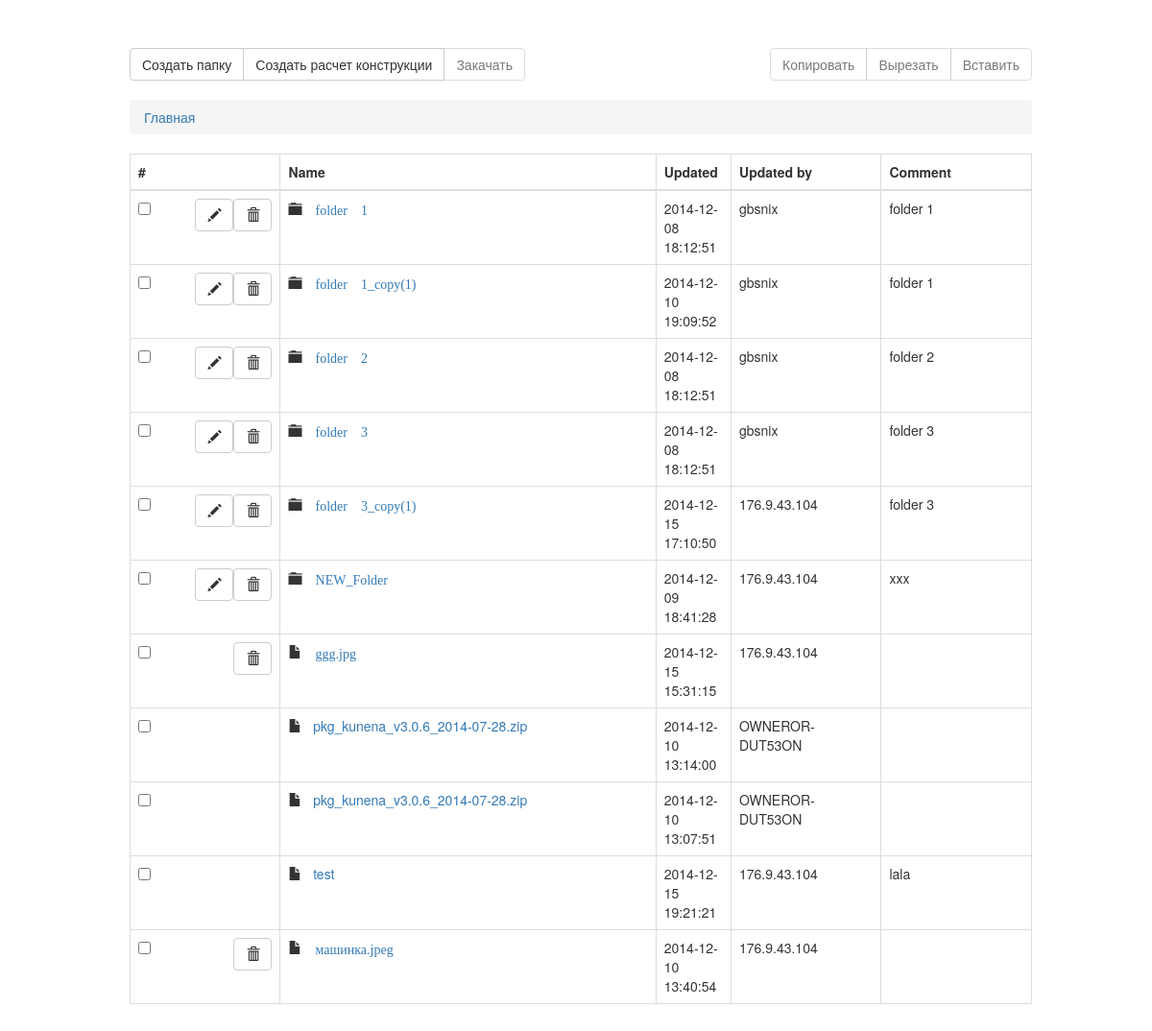
Before: / with the older database file.
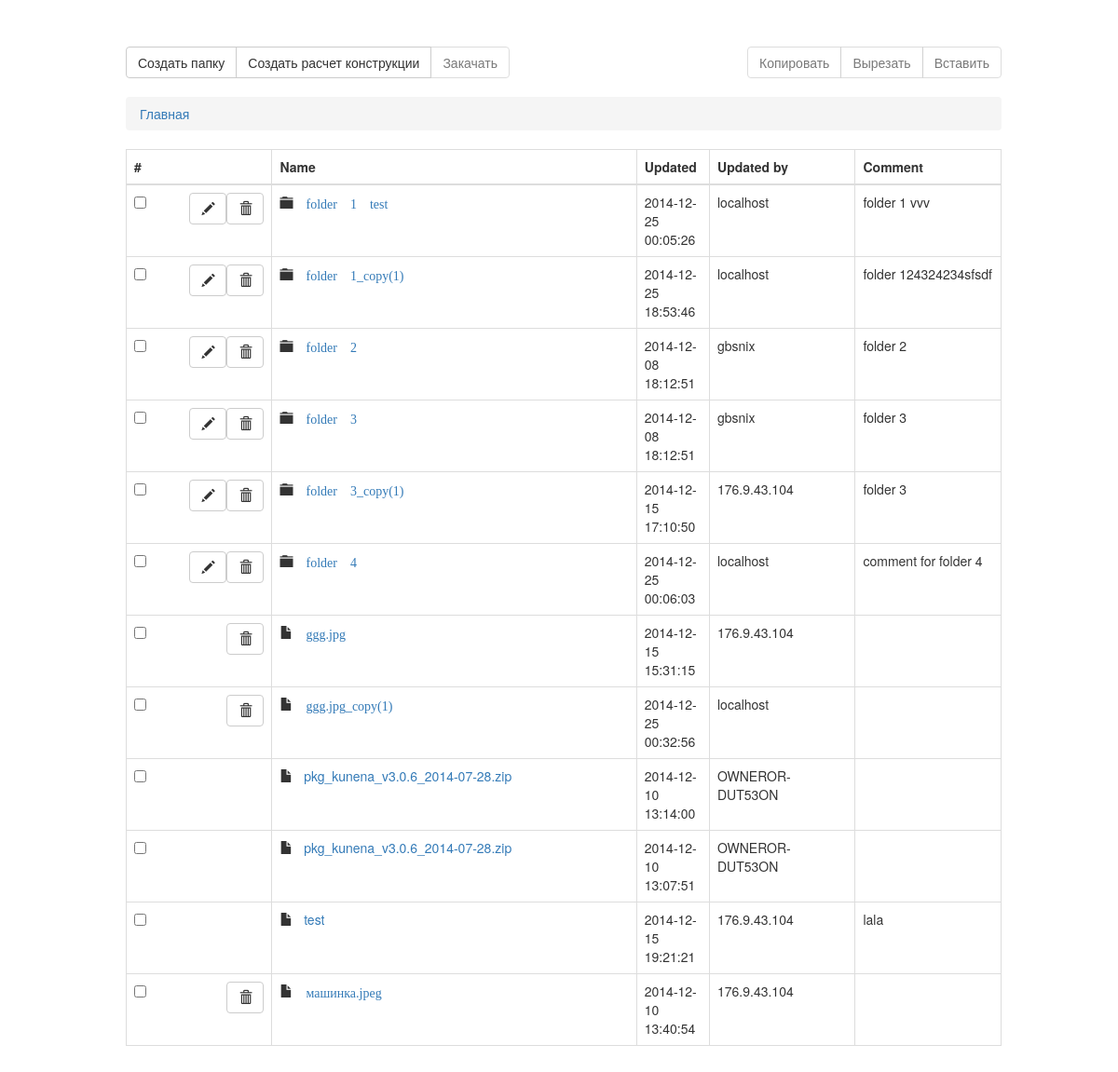
After: the same page with the newer database file.
### tables this page shows
CREATE TABLE `file` (
  `fileid` int(10) unsigned NOT NULL AUTO_INCREMENT,
  `filename` varchar(100) NOT NULL,
  `filetypeid` int(10) unsigned DEFAULT NULL,
  `isfolder` bit(1) NOT NULL DEFAULT b'0',
  `sortorder` int(10) unsigned NOT NULL DEFAULT '0',
  `isprotected` bit(1) NOT NULL DEFAULT b'0',
  `comment` varchar(1000) DEFAULT NULL,
  `rank` varchar(2000) DEFAULT NULL,
  `filestoragedescriptor` varchar(2000) DEFAULT NULL,
  `created` datetime NOT NULL,
  `createdby` varchar(50) NOT NULL COMMENT 'host name',
  `updated` datetime DEFAULT NULL,
  `updatedby` varchar(50) DEFAULT NULL COMMENT 'host name',
  PRIMARY KEY (`fileid`),
  KEY `fk_file_filetypeid_idx` (`filetypeid`),
  CONSTRAINT `fk_file_filetypeid` FOREIGN KEY (`filetypeid`) REFERENCES `filetype` (`filetypeid`) ON DELETE NO ACTION ON UPDATE NO ACTION
);

### scripts/db.php (called while the page is built, shortened)
<?php
$dbref = null;
function file_flat_view
(
	$ancestorid
)
{
	global $dbref;
	$recordset = null;
	$result = null;
	if (is_null($ancestorid))
	{
		$recordset = $dbref->query
		(
			'select t.fileid, t.filename, t.filetypeid, t.isfolder, t.sortorder, t.isprotected, t.comment, t.created,
				t.createdby,
				case when t.updated is null then t.created else t.updated end as updated,
				case when t.updatedby is null then t.createdby else t.updatedby end as updatedby,
				ft.*
			from filetreepath as c1
			join file t on t.fileid = c1.descendantid
			left outer join filetype as ft on t.filetypeid = ft.filetypeid
			where t.fileid not in
			(
			select t.fileid
			from filetreepath as c1
			join file t on t.fileid = c1.descendantid and c1.level > 0
			)
			order by t.isfolder desc, t.filename asc'
		);
	}
	while ( $data = $recordset->fetch_assoc() )
	{
		$result[] = $data;
	}
	return $result;
}
function file_get_breadcrumbs
(
	$fileid
)
{
	$result = null;
	return $result;
}

### index.php (the view, shortened to what this page needs)
<!doctype html>
<?php
      include_once ( 'scripts/db.php' );
      $path = "home";
      $locationId = Null;
      $result = file_flat_view($locationId);
      ?>
<html lang="en">
<head>
  <link href="libs/bootstrap/css/bootstrap.min.css" rel="stylesheet">
</head>
<body>
  <div class="content">
    <div class="toolbar">
      <div class="btn-group" role="group" aria-label="...">
        <button type="button" class="btn btn-default" data-toggle="modal" data-target="#dlgEditFolder" id="btnAddFolder" data-action="new">Создать папку</button>
        <button type="button" class="btn btn-default" id="btnAddDetail">Создать расчет конструкции</button>
        <button type="button" class="btn btn-default" id="btnUploadFile" disabled="disabled">Закачать</button>
      </div>
      <div class="btn-group pull-right" role="group" aria-label="...">
        <button type="button" class="btn btn-default" id="copybtn" disabled="disabled">Копировать</button>
        <button type="button" class="btn btn-default" id="cutbtn" disabled="disabled">Вырезать</button>
        <button type="button" class="btn btn-default" id="pastebtn" disabled="disabled">Вставить</button>
      </div>
    </div>
    <div class="breadcrumbs">
      <ol class="breadcrumb">
      <?php
        $root = $_SERVER['PHP_SELF'];
        echo '<li><a href="'.$root.'?path=home">Главная</a></li>';
      ?>
      </ol>
    </div>
    <div class="message">
    <div>
    <div class="FileManagerTable">
      <table class="table table-hover table-bordered">
        <thead>
          <tr>
            <th>#</th>
            <th>Name</th>
            <th>Updated</th>
            <th>Updated by</th>
            <th>Comment</th>
          </tr>
        </thead>
        <?php
          if ( !empty( $result ) )
          {
        		foreach ( $result as $item ) {
              $isfolder = $item['isfolder'];
              $icon = "glyphicon-folder-close";
              if ( !$isfolder ) {
                $icon = "glyphicon-file";
              }
              if ( ( $item['filetypeid'] == "1" ) || ( $item['filetypeid'] == "5" ) ) {
                echo '<tr>
                        <td class="col-md-2">
                          <input type="checkbox" name="files[]" value="'.$item['fileid'].'" id="'.$item['fileid'].'">
                        </td>
                        <td class="col-md-5">
                          <span class="glyphicon '.$icon.'" aria-hidden="true"></span>&nbsp;&nbsp;
                          <a href="detail.php?file='.$item['fileid'].'">'.$item['filename'].'
                          </a>
                        </td>
                        <td class="col-md-1">'.$item['updated'].'</td>
                        <td class="col-md-2">'.$item['updatedby'].'</td>
                        <td class="col-md-2">'.$item['comment'].'</td>
                      </tr>';
              }
              else {
        			  echo '<tr>
                      <td class="col-md-2">
                        <input type="checkbox" name="files[]" value="'.$item['fileid'].'" id="'.$item['fileid'].'">
                ';
                echo '    <button type="button"
                          class="btn btn-default pull-right btnDelete"
                          aria-label="Delete row"
                          data-placement="top"
                          title="Удалить"
                          data-action="delete"
                          data-folderid="'.$item["fileid"].'"
                      >
                  ';
                echo '      <span class="glyphicon glyphicon-trash" aria-hidden="true"></span>';
                echo '    </button>';
                if ( $isfolder ) {
                  echo '    <button type="button"
                            class="btn btn-default pull-right"
                            aria-label="Edit row"
                            data-placement="top"
                            title="Редактировать"
                            data-toggle="modal"
                            data-target="#dlgEditFolder"
                            data-action="edit"
                            data-folderid="'.$item["fileid"].'"
                            data-foldername="'.$item["filename"].'"
                            data-comment="'.$item["comment"].'"
                        >
                    ';
                  echo '      <span class="glyphicon glyphicon-pencil" aria-hidden="true"></span>';
                  echo '    </button>';
                }
                echo '
                      </td>
                      <td class="col-md-5">
                        <span class="glyphicon '.$icon.'" aria-hidden="true">
                        <a href="?path='.$path.'/'.$item['fileid'].'">'.$item['filename'].'</a>
                        <div class="alert alert-danger alert-dismissible fade in hidden alertDelete'.$item["fileid"].'" role="alert">
                          <button type="button" class="close" data-dismiss="alert" aria-label="Close"><span aria-hidden="true">×</span></button>
                          <p>Удалить файл/папку?</p>
                          <p>
                            <button type="button"
                              class="btn btn-danger btnDeleteFile"
                              data-folderid="'.$item["fileid"].'"
                            >
                            Удалить
                            </button>
                          </p>
                        </div>
                      </td>
                      <td class="col-md-1">'.$item['updated'].'</td>
                      <td class="col-md-2">'.$item['updatedby'].'</td>
                      <td class="col-md-2">'.$item['comment'].'</td>
                    </tr>';
        		  }
            }
          }
    	?>
      </table>
    </div>
  </div>
</body>
</html>

### index.php (style rules this page uses)
.content { margin: 50px 135px; width: 940px; }
.toolbar { display: block; margin: 20px 0; }

Changed rows visible on the page:
removed file: filename "NEW_Folder", updated "2014-12-09 18:41:28", updatedby "176.9.43.104", comment "xxx"
changed file: filename "folder 1" → "folder 1 test"; updated "2014-12-08 18:12:51" → "2014-12-25 00:05:26"; updatedby "gbsnix" → "localhost"; comment "folder 1" → "folder 1 vvv"
changed file "folder 1_copy(1)": updated "2014-12-10 19:09:52" → "2014-12-25 18:53:46"; updatedby "gbsnix" → "localhost"; comment "folder 1" → "folder 124324234sfsdf"
added file: filename "folder 4", updated "2014-12-25 00:06:03", updatedby "localhost", comment "comment for folder 4"
added file: filename "ggg.jpg_copy(1)", updated "2014-12-25 00:32:56", updatedby "localhost", isfolder "0" (drawn)
